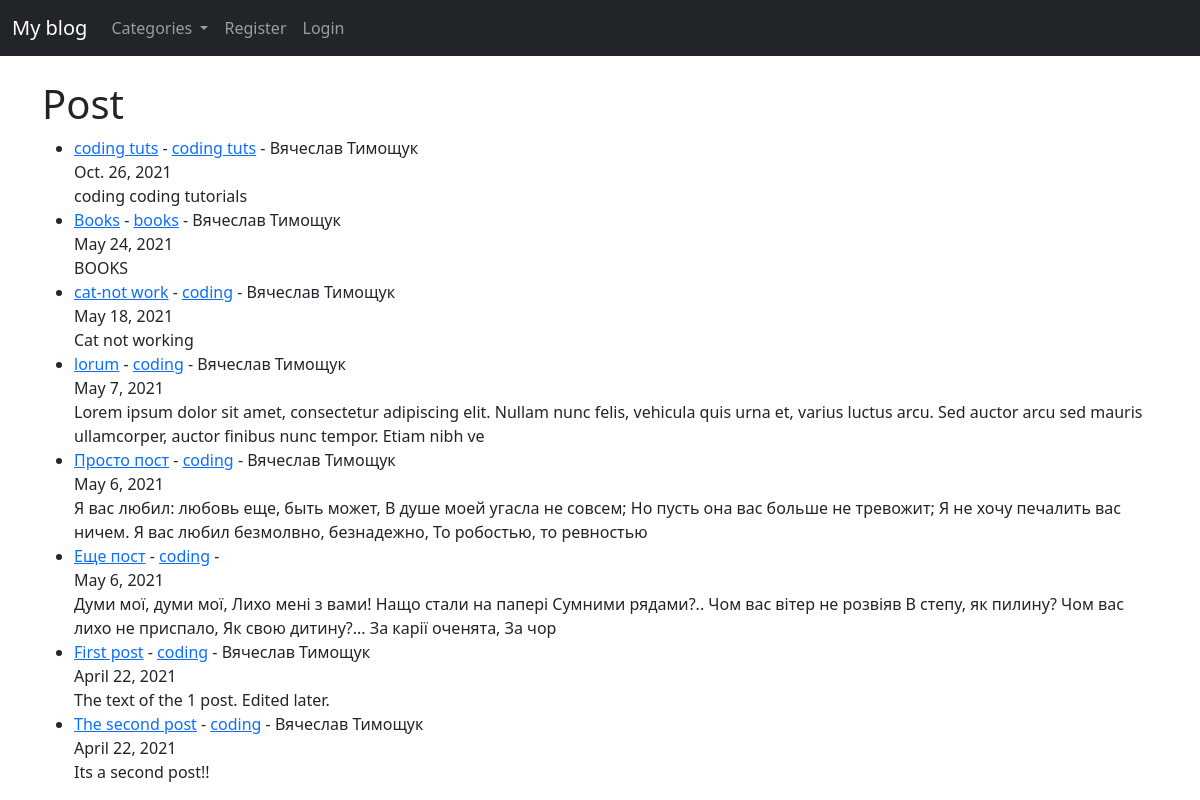
The page / on the database its author committed.
### myblog/models.py (models this page shows, shortened)
class Post(models.Model):
    title = models.CharField(max_length=255)
    title_tag = models.CharField(max_length=255, default="My blog")
    author = models.ForeignKey(User, on_delete=models.CASCADE)
    body = models.TextField()
    post_date = models.DateField(auto_now_add = True)
    category = models.CharField(max_length=255, default='coding')

### myblog/views.py (the view)
# urls.py: path('', HomeView.as_view(), name="home"),
class HomeView(ListView):
        model = Post
        template_name = 'home.html'
        ordering = ['-post_date']
        def get_context_data(self, *args, **kwargs):
            cat_menu = Category.objects.all()
            context = super(HomeView, self).get_context_data(*args, **kwargs)
            context["cat_menu"] = cat_menu
            return context

### myblog/models.py (called while the page is built)
    def __str__(self):
        return self.name

### myblog/templates/home.html (shortened to what this page needs)
 {% extends 'base.html' %}
 {% block content %}
<h1>Post</h1>
<ul>
{% for post in object_list %}
    <li><a href="{% url 'article-detail' post.pk %}">{{ post.title }}</a>
        - <a href="{% url 'category' post.category %}" >{{ post.category }}</a>
        -  {{ post.author.first_name }}
        {{ post.author.last_name }}<br>
        {{ post.post_date }}  <br/>
    {{ post.body|slice:":200"|safe }}</li>
{% endfor %}
    </ul>
  {% endblock %}

### myblog/templates/base.html (shortened to what this page needs)
<!doctype html>
<html lang="en">
  <head>
    <link href="https://cdn.jsdelivr.net/npm/bootstrap@5.0.0-beta3/dist/css/bootstrap.min.css" rel="stylesheet">
  </head>
  <body>
  <nav class="navbar navbar-expand-lg navbar-dark bg-dark">
  <div class="container-fluid">
    <a class="navbar-brand" href="{% url 'home' %}">My blog</a>
    <div class="collapse navbar-collapse" id="navbarSupportedContent">
      <ul class="navbar-nav me-auto mb-2 mb-lg-0">
        {% if cat_menu %}
        <li class="nav-item dropdown">
          <a class="nav-link dropdown-toggle" href="{% url 'category' post.category %}" id="navbarDropdown" role="button" data-bs-toggle="dropdown" aria-expanded="false">
            Categories
          </a>
        </li>
        {% endif %}
        {% if user.is_authenticated %}
        <li class="nav-item">
          <a class="nav-link" href="{% url 'add_post' %}">Add post</a>
        </li>
        <li class="nav-item">
          <a class="nav-link" href="{% url 'add_category' %}">Add_Category</a>
        </li>
        <li class="nav-item">
          <a class="nav-link" href="{% url 'logout' %}">LogOut</a>
        </li>
        {% else %}
        <li class="nav-item">
          <a class="nav-link" href="{% url 'register' %}">Register</a>
        </li>
        <li class="nav-item">
          <a class="nav-link" href="{% url 'login' %}">Login</a>
        </li>
        {% endif %}
         </ul>
    </div>
  </div>
</nav>
  <br>
  <div class="container">
    {% block content %}
    {% endblock %}
  </div>
  </body>
</html>

### rows shown on the page
Post: title "coding tuts", category "coding tuts", author.first_name "Вячеслав", author.last_name "Тимощук", post_date "Oct. 26, 2021", body "coding coding tutorials"
Post: title "Books", category "books", author.first_name "Вячеслав", author.last_name "Тимощук", post_date "May 24, 2021", body "BOOKS"
Post: title "cat-not work", category "coding", author.first_name "Вячеслав", author.last_name "Тимощук", post_date "May 18, 2021", body "Cat not working"
Post: title "lorum", category "coding", author.first_name "Вячеслав", author.last_name "Тимощук", post_date "May 7, 2021", body "Lorem ipsum dolor sit amet, consectetur adipiscing elit. Nullam nunc felis, vehicula quis urna et, varius luctus arcu. Sed auctor arcu sed mauris ullamcorper, auctor finibus nunc tempor. Etiam nibh ve"
Post: title "Просто пост", category "coding", author.first_name "Вячеслав", author.last_name "Тимощук", post_date "May 6, 2021", body "Я вас любил: любовь еще, быть может, В душе моей угасла не совсем; Но пусть она вас больше не тревожит; Я не хочу печалить вас ничем. Я вас любил безмолвно, безнадежно, То робостью, то ревностью"
Post: title "Еще пост", category "coding", post_date "May 6, 2021", body "Думи мої, думи мої, Лихо мені з вами! Нащо стали на папері Сумними рядами?.. Чом вас вітер не розвіяв В степу, як пилину? Чом вас лихо не приспало, Як свою дитину?... За карії оченята, За чор"
Post: title "First post", category "coding", author.first_name "Вячеслав", author.last_name "Тимощук", post_date "April 22, 2021", body "The text of the 1 post. Edited later."
Post: title "The second post", category "coding", author.first_name "Вячеслав", author.last_name "Тимощук", post_date "April 22, 2021", body "Its a second post!!"
